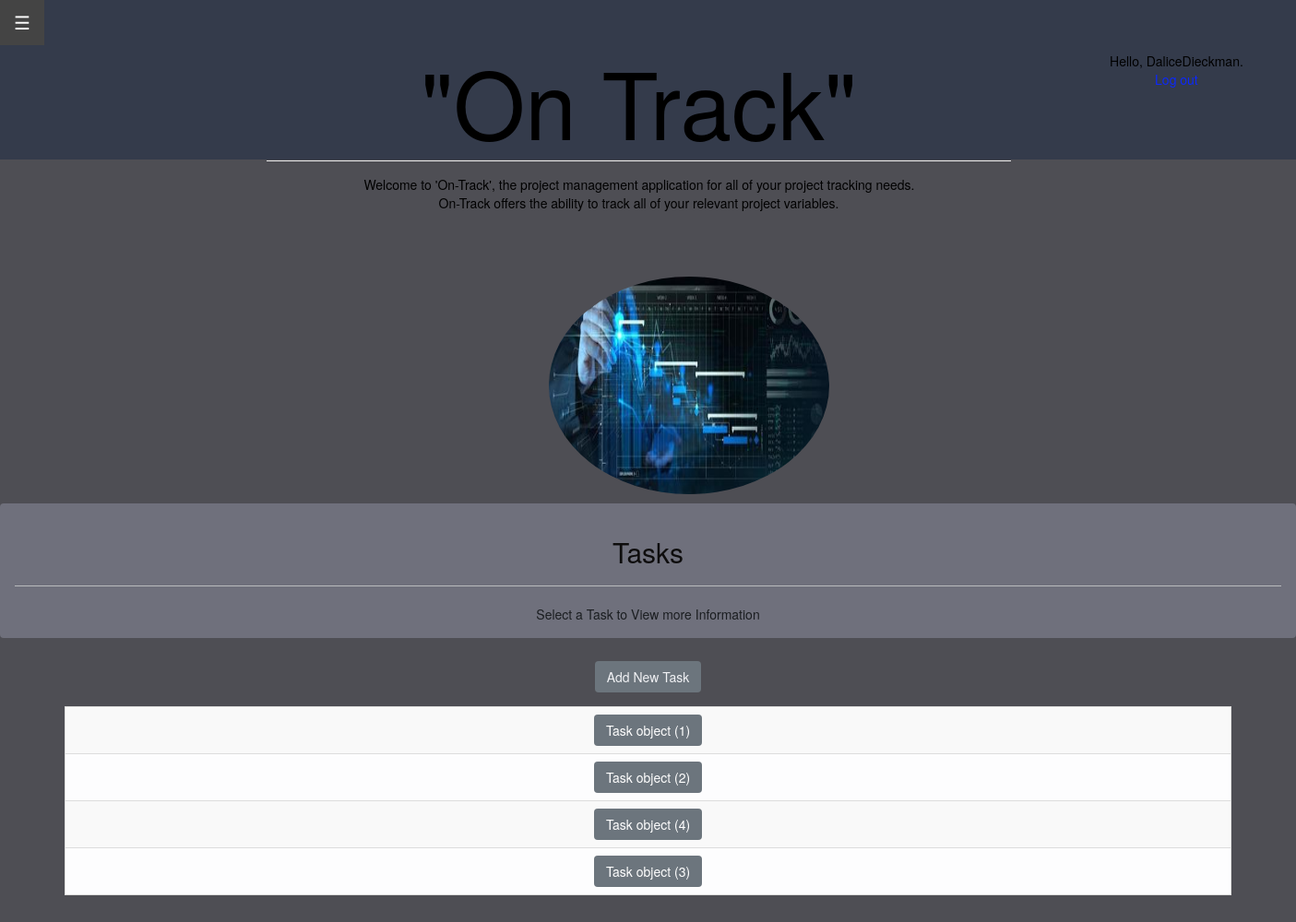
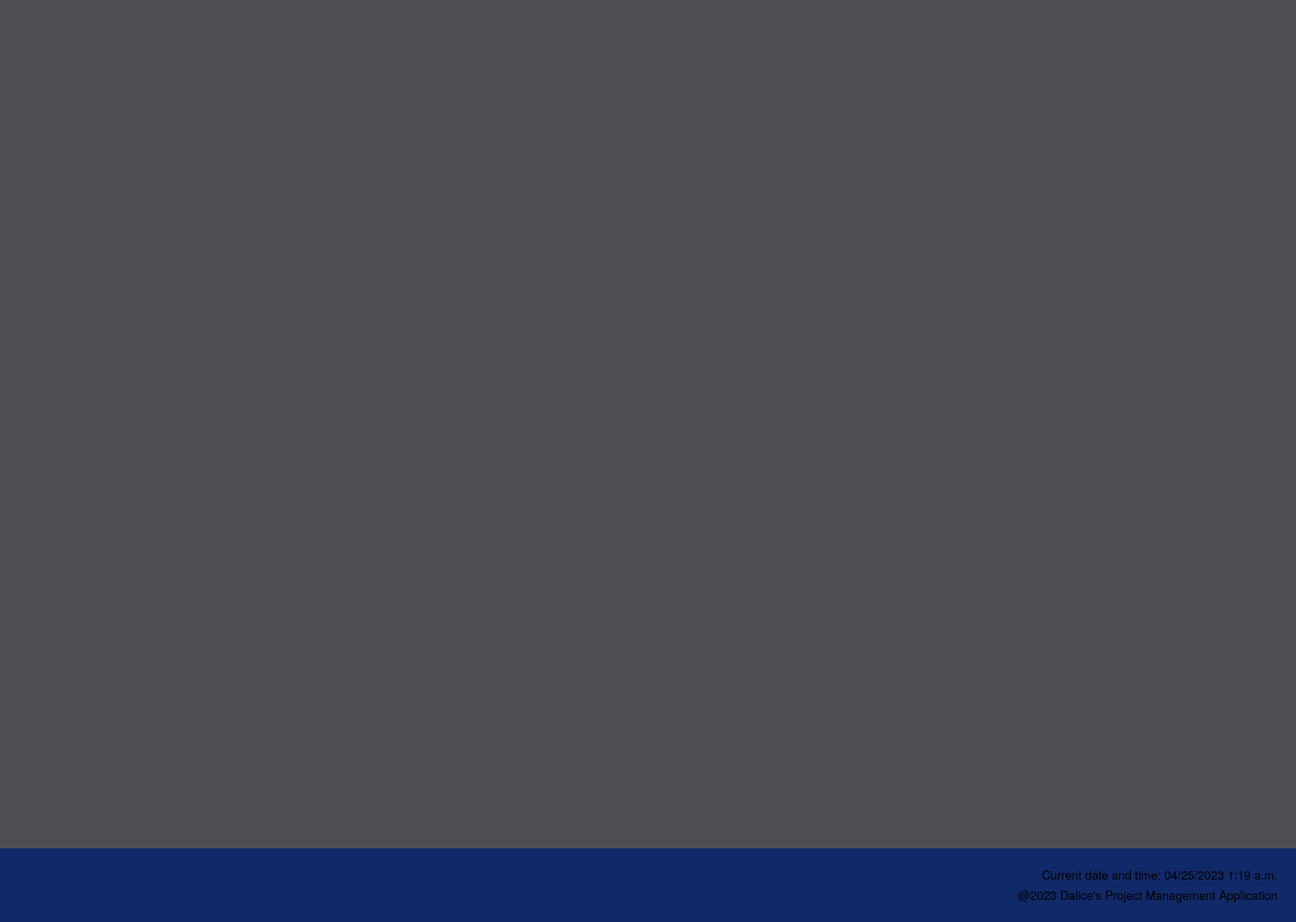
Page /tasks/ (signed in) on the committed database (2 pictures, top to bottom).
### project_app/models.py (models this page shows, shortened)
class Task(models.Model):
    id = models.AutoField( primary_key=True, unique=True)
    task_name = models.CharField(max_length=100, null=False)
    date_added = models.DateField(auto_now=True)
    task_description = models.TextField(null = True)
    class Meta:
        verbose_name_plural = 'emp_tasks'

### project_app/views.py (the view)
# urls.py: path('tasks/', views.tasks, name='tasks'),
@login_required
def tasks(request):
    task_list = Task.objects.order_by('task_name')
    context = {'tasks': task_list}
    return render(request, 'project_app/tasks.html', context)

### project_app/templates/project_app/tasks.html
{% extends "project_app/base.html" %}
{% block content %}
<body style="background-color:#464454" style="z-index: 10";>
<div class="alert alert-dark" role="alert" style="background-color: rgb(111, 112, 124);">
  <h2 class="alert-heading" style="color:rgb(14, 13, 13)"><center>Tasks</center></h2>
  <hr>
  <p class="mb-0" style="background-color: rgb(235, 47, 18); "><center>Select a Task to View more Information</center></p>
</div>
<div style="padding:5px">
<a href="{% url 'project_app:new_task' %}" class="btn btn-secondary" role="button" aria-pressed="true" style="color: rgb(240, 241, 244);">Add New Task</a>
</div>
<div style="padding:5px"></div>
<center>
<table style="width: 90%" class="table table-striped table-light table-bordered table-hover">
  {% for task in tasks %}
    <tr>
        <td style="text-align: center">
            <a href="{% url 'project_app:task' task.id %}" class="btn btn-secondary" role="button" aria-pressed="true">{{ task }}</a>
        </td>
        </tr>
    {% empty %}
        <li>No tasks have been created yet.</li>
    {% endfor %}
</table>
</center>
<br>
</body>
{% endblock content %}

### project_app/templates/project_app/base.html (shortened to what this page needs)
<!DOCTYPE html>
{% load static %}
<html>
    <head>
        <div class="header">
        </div>
        <div class="second-header">
        </div>
        <link rel="stylesheet" href="https://stackpath.bootstrapcdn.com/bootstrap/4.3.1/css/bootstrap.min.css">
        <link rel="stylesheet" href="https://maxcdn.bootstrapcdn.com/bootstrap/3.4.1/css/bootstrap.min.css">
    </head>
    <head>
        <link rel="stylesheet" href="https://maxcdn.bootstrapcdn.com/bootstrap/3.4.1/css/bootstrap.min.css">
    </head>
        <body style="color: black;"></body><br><br>
    <div id="main">
        <button class="openbtn" onclick="openNav()">&#9776; </button>
    </div>
    <body>
        <div style = "text-align: center;">
    <div id="content" name="content" class="main">
        <div class="row justify-content-center">
            <div class="col-8">
                <h1 class = "mt-2" style="font-size: 100px;">"On Track"</h1>
                <hr class = "mt-0 mb-4">
                <p class = "indent"> Welcome to 'On-Track', the project management application for all of your project tracking needs.<br>
                    On-Track offers the ability to track all of your relevant project variables.
                <br>
                <div style="position: absolute; top: 0; right: -250px;" class="btn btn-outline-dark btn-rounded" data-mdb-ripple-color="dark">
                    {% if user.is_authenticated %}
                    <div style="color: #000000;">Hello, {{ user.username }}.</div>
                        <a style="color: #0d29f8;"  href="{% url 'users:logout' %}">Log out</a>
                    {% else %}
                        <a style="color: #0d29f8;" href="{% url 'users:register' %}">Register</a> -
                        <a style="color: #0d29f8;" href="{% url 'users:login' %}">Log in</a>
                    {% endif %}
                </div>
                <br><br><br>
                <div class = "container">
                    <div class = "image-container">
                        {% load static %} <img src = "{% static 'project_app/media/Home_page.jpg'  %}"  class = "img-circle" alt = "AWS Logo" width = "304" height = "236">
                    </div>
                </div>
                </p>
            </div>
        <div id = "content" name = "content" class="main">
        </div>
        </div>
    </div>
    </body>
        <body>
        </body>
        <footer>
            <p class = "p">Current date and time: {% now "SHORT_DATETIME_FORMAT" %} </p>
            <p class = "p">@2023 Dalice's Project Management Application</p>
        </footer>
        </html>
    {% block content %}
  {% endblock content %}

### project_app/templates/project_app/base.html (style rules this page uses)
.header { position: absolute; top: 0; left: 0; width: 100%; height: 2000px; background-color: #4e4e54; color: #fff; text-align: center; padding: 20px; box-sizing: border-box; z-index: -5; }
.second-header { position: absolute; z-index: -3; top: 0; left: 0; background-color:#333a4bea; color: #333; padding: 10px; height: 173px; width: 100%; }
.openbtn { font-size: 20px; cursor: pointer; background-color: #111; color: white; padding: 10px 15px; border: none; }
.main { margin-left:160px; padding: 0px 10px; }
h1 { font-family: 'Times New Roman', Times, serif; font-size: 50px; font-weight: bolder; color: #040404; }
.image-container { float: right; margin: 0 0 0 -225px; }
.container { display: flex; flex-direction: column; }
.indent { text-indent: 1px; }
footer { position: fixed; bottom: 0; width: 100%; height: 80px; background-color: #0c276aea; color: #000000; text-align: right; padding: 20px; position: fixed; left: 0; font-size: small; }
.p { margin-bottom: 0.3em; }

### rows in the picture
Task: id "Task object (1)"
Task: id "Task object (2)"
Task: id "Task object (4)"
Task: id "Task object (3)"

### other values in the picture
{{ user.username }} "DaliceDieckman"
